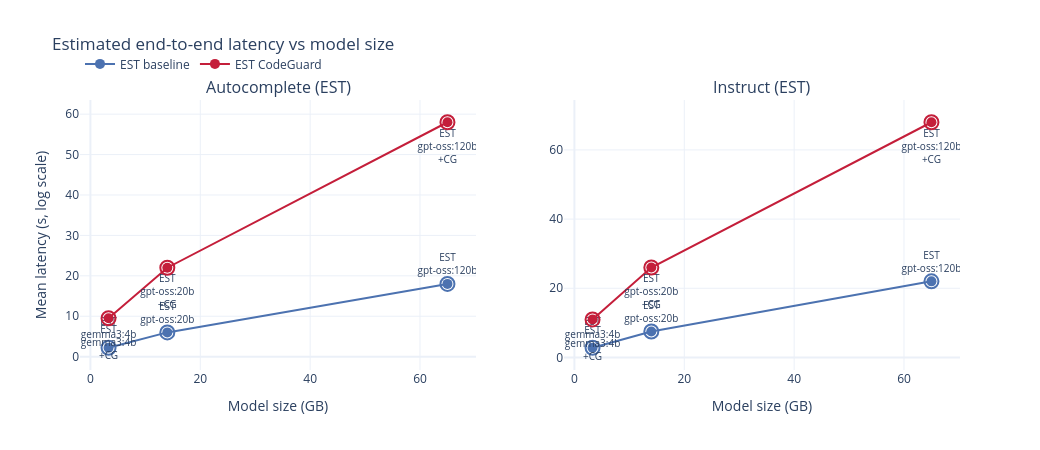

The notebook cell saved with this chart:
### Code cell
def plot_estimated_latency(lat_df: pd.DataFrame) -> None:
    benchmarks = sorted(lat_df["benchmark"].unique())
    fig = make_subplots(
        rows=1,
        cols=len(benchmarks),
        subplot_titles=[f"{b.capitalize()} (EST)" for b in benchmarks],
    )

    for col, benchmark in enumerate(benchmarks, start=1):
        sub = lat_df[lat_df["benchmark"] == benchmark]
        for codeguard, label, color in [
            (False, "EST baseline", COLOR_BASELINE),
            (True, "EST CodeGuard", COLOR_CODEGUARD),
        ]:
            part = sub[sub["codeguard"] == codeguard].copy()
            part["variant"] = "EST_baseline"
            _add_series(
                fig,
                part,
                "size_gb",
                "mean_latency_s",
                name=label,
                color=color,
                row=1,
                col=col,
                codeguard=codeguard,
                est_prefix="EST<br>",
            )

    _finalize_subplots(
        fig,
        title="Estimated end-to-end latency vs model size",
        y_title="Mean latency (s, log scale)",
        log_y=False,
        subplot_titles=[f"{b.capitalize()} (EST)" for b in benchmarks],
    )


plot_estimated_latency(lat_df)

### Figure 1 — Plotly figure (JSON) as saved in the notebook; plotly's stock layout.template omitted (floating-point values rounded to 4 significant figures)
{"data": [{"hovertemplate": "EST baseline<br>%{text}<br>size=%{x:.1f} GB<br>value=%{y:.2f}<extra></extra>", "legendgroup": "EST baseline", "line": {"color": "#4C72B0", "width": 2}, "marker": {"color": "#4C72B0", "size": 10, "symbol": "circle"}, "mode": "lines+markers+text", "name": "EST baseline", "showlegend": true, "text": ["EST<br>gemma3:4b", "EST<br>gpt-oss:20b", "EST<br>gpt-oss:120b"], "textfont": {"size": 10}, "textposition": "top center", "type": "scatter", "x": [3.3, 14.0, 65.0], "xaxis": "x", "y": [2.2, 6.0, 18.0], "yaxis": "y"}, {"hoverinfo": "skip", "legendgroup": "EST baseline", "marker": {"color": "#4C72B0", "line": {"color": "#4C72B0", "width": 2}, "size": 14, "symbol": "circle-open"}, "mode": "markers", "name": "EST baseline (estimated)", "showlegend": false, "type": "scatter", "x": [3.3, 14.0, 65.0], "xaxis": "x", "y": [2.2, 6.0, 18.0], "yaxis": "y"}, {"hovertemplate": "EST CodeGuard<br>%{text}<br>size=%{x:.1f} GB<br>value=%{y:.2f}<extra></extra>", "legendgroup": "EST CodeGuard", "line": {"color": "#C41E3A", "width": 2}, "marker": {"color": "#C41E3A", "size": 10, "symbol": "circle"}, "mode": "lines+markers+text", "name": "EST CodeGuard", "showlegend": true, "text": ["EST<br>gemma3:4b<br>+CG", "EST<br>gpt-oss:20b<br>+CG", "EST<br>gpt-oss:120b<br>+CG"], "textfont": {"size": 10}, "textposition": "bottom center", "type": "scatter", "x": [3.3, 14.0, 65.0], "xaxis": "x", "y": [9.5, 22.0, 58.0], "yaxis": "y"}, {"hoverinfo": "skip", "legendgroup": "EST CodeGuard", "marker": {"color": "#C41E3A", "line": {"color": "#C41E3A", "width": 2}, "size": 14, "symbol": "circle-open"}, "mode": "markers", "name": "EST CodeGuard (estimated)", "showlegend": false, "type": "scatter", "x": [3.3, 14.0, 65.0], "xaxis": "x", "y": [9.5, 22.0, 58.0], "yaxis": "y"}, {"hovertemplate": "EST baseline<br>%{text}<br>size=%{x:.1f} GB<br>value=%{y:.2f}<extra></extra>", "legendgroup": "EST baseline", "line": {"color": "#4C72B0", "width": 2}, "marker": {"color": "#4C72B0", "size": 10, "symbol": "circle"}, "mode": "lines+markers+text", "name": "EST baseline", "showlegend": false, "text": ["EST<br>gemma3:4b", "EST<br>gpt-oss:20b", "EST<br>gpt-oss:120b"], "textfont": {"size": 10}, "textposition": "top center", "type": "scatter", "x": [3.3, 14.0, 65.0], "xaxis": "x2", "y": [2.8, 7.5, 22.0], "yaxis": "y2"}, {"hoverinfo": "skip", "legendgroup": "EST baseline", "marker": {"color": "#4C72B0", "line": {"color": "#4C72B0", "width": 2}, "size": 14, "symbol": "circle-open"}, "mode": "markers", "name": "EST baseline (estimated)", "showlegend": false, "type": "scatter", "x": [3.3, 14.0, 65.0], "xaxis": "x2", "y": [2.8, 7.5, 22.0], "yaxis": "y2"}, {"hovertemplate": "EST CodeGuard<br>%{text}<br>size=%{x:.1f} GB<br>value=%{y:.2f}<extra></extra>", "legendgroup": "EST CodeGuard", "line": {"color": "#C41E3A", "width": 2}, "marker": {"color": "#C41E3A", "size": 10, "symbol": "circle"}, "mode": "lines+markers+text", "name": "EST CodeGuard", "showlegend": false, "text": ["EST<br>gemma3:4b<br>+CG", "EST<br>gpt-oss:20b<br>+CG", "EST<br>gpt-oss:120b<br>+CG"], "textfont": {"size": 10}, "textposition": "bottom center", "type": "scatter", "x": [3.3, 14.0, 65.0], "xaxis": "x2", "y": [11.0, 26.0, 68.0], "yaxis": "y2"}, {"hoverinfo": "skip", "legendgroup": "EST CodeGuard", "marker": {"color": "#C41E3A", "line": {"color": "#C41E3A", "width": 2}, "size": 14, "symbol": "circle-open"}, "mode": "markers", "name": "EST CodeGuard (estimated)", "showlegend": false, "type": "scatter", "x": [3.3, 14.0, 65.0], "xaxis": "x2", "y": [11.0, 26.0, 68.0], "yaxis": "y2"}], "layout": {"annotations": [{"font": {"size": 16}, "showarrow": false, "text": "Autocomplete (EST)", "x": 0.225, "xanchor": "center", "xref": "paper", "y": 1, "yanchor": "bottom", "yref": "paper"}, {"font": {"size": 16}, "showarrow": false, "text": "Instruct (EST)", "x": 0.775, "xanchor": "center", "xref": "paper", "y": 1, "yanchor": "bottom", "yref": "paper"}], "height": 450, "legend": {"orientation": "h", "x": 0, "y": 1.08, "yanchor": "bottom"}, "title": {"text": "Estimated end-to-end latency vs model size"}, "width": 1040, "xaxis": {"anchor": "y", "domain": [0, 0.45], "showgrid": true, "title": {"text": "Model size (GB)"}, "type": "linear"}, "xaxis2": {"anchor": "y2", "domain": [0.55, 1], "showgrid": true, "title": {"text": "Model size (GB)"}, "type": "linear"}, "yaxis": {"anchor": "x", "domain": [0, 1], "showgrid": true, "title": {"text": "Mean latency (s, log scale)"}, "type": "linear"}, "yaxis2": {"anchor": "x2", "domain": [0, 1], "showgrid": true, "title": {"text": ""}, "type": "linear"}}}
